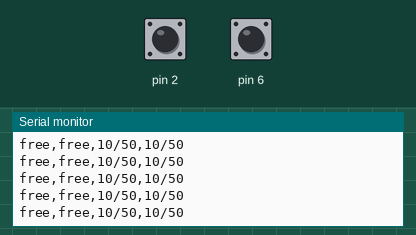
This sketch was run on a simulated Arduino Uno, built with avr-gcc and run on an emulated ATmega328P. Parts: the last lines printed to the serial monitor. The inputs (shaded band) are chosen by the test bench; at power-on: pin 2 HIGH, pin 6 HIGH.

Above: at 1.2 s.
1.3 s: pin 2 pulled LOW for 0.15 s
At 1.4 s:
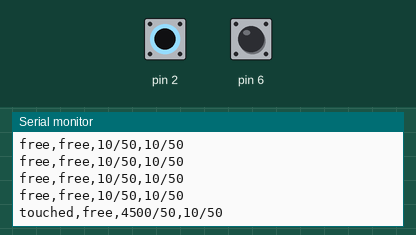
2.9 s: pin 6 pulled LOW for 0.15 s
At 3.0 s:
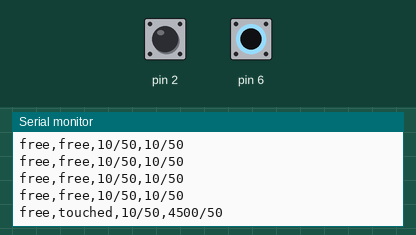
4.5 s: pin 2 pulled LOW for 3.2 s
At 4.81 s:
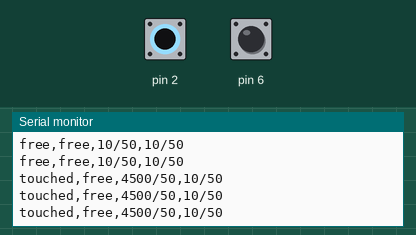
9.2 s: pin 6 pulled LOW for 3.2 s
At 9.51 s:
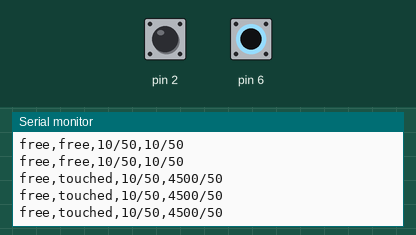
13.9 s: pin 2 driven LOW and pin 6 driven LOW
At 14.1 s:
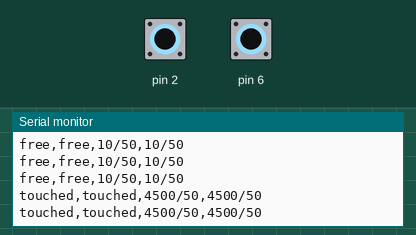
15.9 s: pin 2 driven HIGH and pin 6 driven HIGH
At 15.92 s:
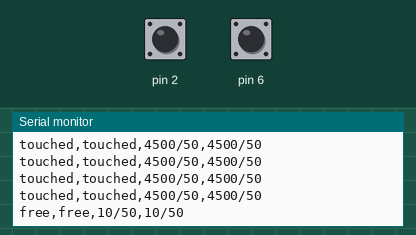

The sketch:

02_threshold.ino
```cpp
#include <CapacitiveSensor.h>

/*
 * CapitiveSense Library Demo Sketch
 * Paul Badger 2008
 * Uses a high value resistor e.g. 10M between send pin and receive pin
 * Resistor effects sensitivity, experiment with values, 50K - 50M. Larger resistor values yield larger sensor values.
 * Receive pin is the sensor pin - try different amounts of foil/metal on this pin
 */

CapacitiveSensor   cs_4_2 = CapacitiveSensor(4,2);        // 10M resistor between pins 4 & 2, pin 2 is sensor pin, add a wire and or foil if desired
CapacitiveSensor   cs_4_6 = CapacitiveSensor(4,6);        // 10M resistor between pins 4 & 6, pin 6 is sensor pin, add a wire and or foil

long threshold_1 = 50;
long threshold_2 = 50;

void setup()
{
   Serial.begin(9600);
}

void loop()
{
    long start = millis();
    long total1 =  cs_4_2.capacitiveSensor(30);
    long total2 =  cs_4_6.capacitiveSensor(30);

    String output1 = "free";
    if (total1 > threshold_1) {
      output1 = "touched";
    }
    String output2 = "free";
    if (total2 > threshold_2) {
      output2 = "touched";
    }
    Serial.print(output1);                  // print sensor output 1
    Serial.print(",");
    Serial.print(output2);                  // print sensor output 2
    Serial.print(",");
    Serial.print(total1);                  // print raw sensor output 1
    Serial.print("/");
    Serial.print(threshold_1);                  // print sensor threshold 1
    Serial.print(",");
    Serial.print(total2);                  // print raw sensor output 2
    Serial.print("/");
    Serial.println(threshold_2);                  // print sensor threshold 2

    delay(100);                             // arbitrary delay to limit data to serial port
}
```

Measured:
- after the input at 1.3 s, the serial monitor: prints a new line after 0.09 s (image 1)
- after the input at 2.9 s, the serial monitor: prints a new line after 0.09 s (image 2)
- after the input at 4.5 s, the serial monitor: prints a new line after 0.09 s (image 3)
- after the input at 9.2 s, the serial monitor: prints a new line after 0.09 s (image 4)
- after the input at 13.9 s, the serial monitor: prints a new line after 0.09 s (image 5)
